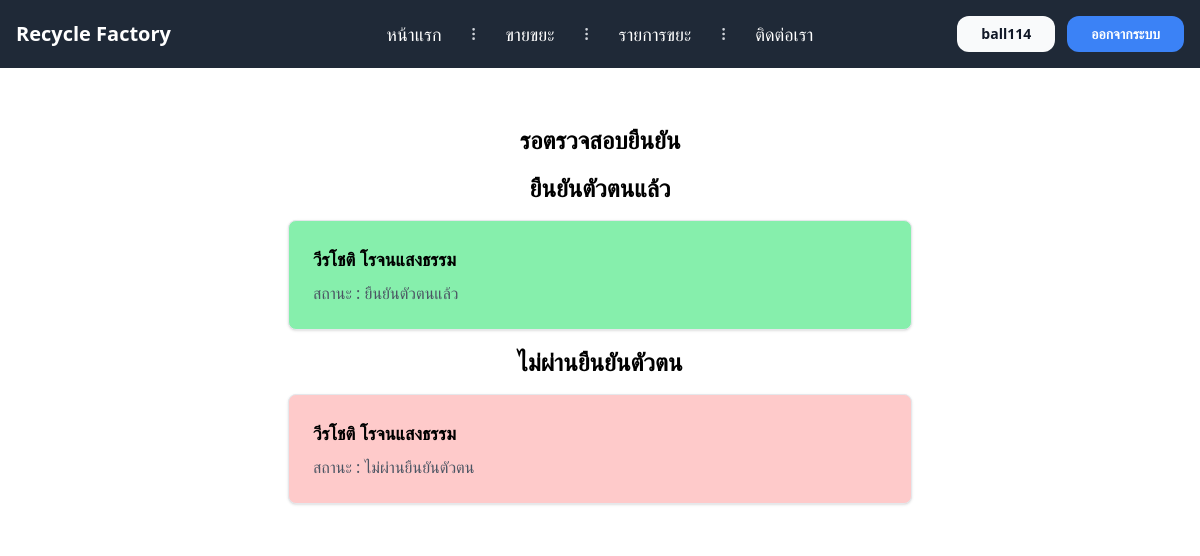
The app's page /Factory/ (signed in) with its own data.
### Member/models.py (models this page shows)
class Profile(models.Model):
    user = models.OneToOneField(User, on_delete=models.CASCADE, null=True, blank=True)
    first_name = models.CharField(max_length=150)
    last_name = models.CharField(max_length=150)
    address = models.TextField()
    bank = models.CharField(max_length=150)
    bank_accounts = models.CharField(max_length=350)
    bank_number = models.CharField(max_length=20)
    pass_bookQR = models.ImageField(upload_to='ImagePassBook/')
    status = models.BooleanField(default=False)
    cancel = models.BooleanField(default=False)

### Factory/views.py (the view)
# urls.py: path('',cfidentity,name='cfidentity'),
def cfidentity(request):
    cancel = Profile.objects.filter(cancel=True)
    firm = Profile.objects.filter(status=True,cancel=False)
    nofirm = Profile.objects.filter(status=False,cancel=False)
    return render(request,'factory/cfidentity.html',{'firm':firm,'nofirm':nofirm,'cancel':cancel})

### templates/factory/cfidentity.html (shortened to what this page needs)
{% extends 'base.html' %}
{% load crispy_forms_tags %}
{% block content %}
<div class="container mx-auto px-4 py-8 ">
    <div class="max-w-2xl mx-auto bg-white rounded p-6 bg">
        <h2 class="text-2xl font-bold mb-4 text-center">รอตรวจสอบยืนยัน</h2>
        <h2 class="text-2xl font-bold mb-4 text-center mt-4">ยืนยันตัวตนแล้ว</h2>
        {% if firm %}
        <div class="grid grid-cols-1 gap-4 sm:grid-cols-1 md:grid-cols-1 lg:grid-cols-1 xl:grid-cols-1">
            {% for f in firm %}
            <a href="{% url 'editestate' f.id %}" class="hover:scale-105">
            <div class=" rounded-lg shadow p-6 border bg-green-300">
                <h2 class="text-lg font-bold mb-2">{{ f.first_name }} {{f.last_name}}</h2>
                <p class="text-gray-600">สถานะ :
                    {% if f.status == True %}
                    ยืนยันตัวตนแล้ว
                    {% endif %}
                </p>
            </div>
            </a>
            {% endfor %}
        </div>
        {% endif %}
        <h2 class="text-2xl font-bold mb-4 text-center mt-4">ไม่ผ่านยืนยันตัวตน</h2>
        {% if cancel %}
        <div class="grid grid-cols-1 gap-4 sm:grid-cols-1 md:grid-cols-1 lg:grid-cols-1 xl:grid-cols-1">
            {% for f in cancel %}
            <a href="{% url 'editestate' f.id %}" class="hover:scale-105">
            <div class=" rounded-lg shadow p-6 border bg-red-200 ">
                <h2 class="text-lg font-bold mb-2">{{ f.first_name }} {{f.last_name}}</h2>
                <p class="text-gray-600">สถานะ :
                    {% if f.cancel == True %}
                    ไม่ผ่านยืนยันตัวตน
                    {% endif %}
                </p>
            </div>
            </a>
            {% endfor %}
        </div>
        {% endif %}
    </div>
</div>
{% endblock %}

### templates/base.html (shortened to what this page needs)
{% load static %}
<!DOCTYPE html>
<html lang="en">
<head>
    <script src="https://cdn.tailwindcss.com"></script>
</head>
<body>
<nav class="relative px-4 py-4 flex justify-between items-center bg-gray-800">
    <a class="text-3xl font-bold leading-none" href="#">
        <a href="/" class="text-white text-xl font-bold ">Recycle Factory</a>
    </a>
    <ul class="hidden absolute top-1/2 left-1/2 transform -translate-y-1/2 -translate-x-1/2 lg:mx-auto lg:flex lg:items-center lg:w-auto lg:space-x-6">
        <li><a class="text-lg text-white hover:text-gray-500" href="/">หน้าแรก</a></li>
        <li class="text-gray-300">
            <svg xmlns="http://www.w3.org/2000/svg" fill="none" stroke="currentColor" class="w-4 h-4 current-fill" viewBox="0 0 24 24">
                <path stroke-linecap="round" stroke-linejoin="round" stroke-width="2" d="M12 5v0m0 7v0m0 7v0m0-13a1 1 0 110-2 1 1 0 010 2zm0 7a1 1 0 110-2 1 1 0 010 2zm0 7a1 1 0 110-2 1 1 0 010 2z" />
            </svg>
        </li>
        <li><a class="text-lg text-white hover:text-gray-500" href="{% url 'recycle_purchase' %}">ขายขยะ</a></li>
        <li class="text-gray-300">
            <svg xmlns="http://www.w3.org/2000/svg" fill="none" stroke="currentColor" class="w-4 h-4 current-fill" viewBox="0 0 24 24">
                <path stroke-linecap="round" stroke-linejoin="round" stroke-width="2" d="M12 5v0m0 7v0m0 7v0m0-13a1 1 0 110-2 1 1 0 010 2zm0 7a1 1 0 110-2 1 1 0 010 2zm0 7a1 1 0 110-2 1 1 0 010 2z" />
            </svg>
        </li>
        {% if user.is_authenticated %}
        <li><a class="text-lg text-white hover:text-gray-500" href="{% url 'list_order' %}">รายการขยะ</a></li>
        <li class="text-gray-300">
            <svg xmlns="http://www.w3.org/2000/svg" fill="none" stroke="currentColor" class="w-4 h-4 current-fill" viewBox="0 0 24 24">
                <path stroke-linecap="round" stroke-linejoin="round" stroke-width="2" d="M12 5v0m0 7v0m0 7v0m0-13a1 1 0 110-2 1 1 0 010 2zm0 7a1 1 0 110-2 1 1 0 010 2zm0 7a1 1 0 110-2 1 1 0 010 2z" />
            </svg>
        </li>
        {% endif %}
        <li><a class="text-lg text-white hover:text-gray-500" href="{% url 'contact' %}">ติดต่อเรา</a></li>
    </ul>
    {% if user.is_authenticated %}
    <a class="hidden lg:inline-block lg:ml-auto lg:mr-3 py-2 px-6 bg-gray-50 hover:bg-gray-100 text-sm text-gray-900 font-bold  rounded-xl transition duration-200"  href="">{{ user.username }}</a>
    <a class="hidden lg:inline-block py-2 px-6 bg-blue-500 hover:bg-blue-600 text-sm text-white font-bold rounded-xl transition duration-200" href="{% url 'logout' %}">ออกจากระบบ</a>
    {% endif %}
</nav>
  {% block content %}
  {% endblock %}
</body>
</html>

### records on screen
Profile: first_name "วีรโชติ", last_name "โรจนแสงธรรม", status "ยืนยันตัวตนแล้ว"
Profile: first_name "วีรโชติ", last_name "โรจนแสงธรรม", cancel "ไม่ผ่านยืนยันตัวตน"

### other values on screen
{{ user.username }} "ball114"
